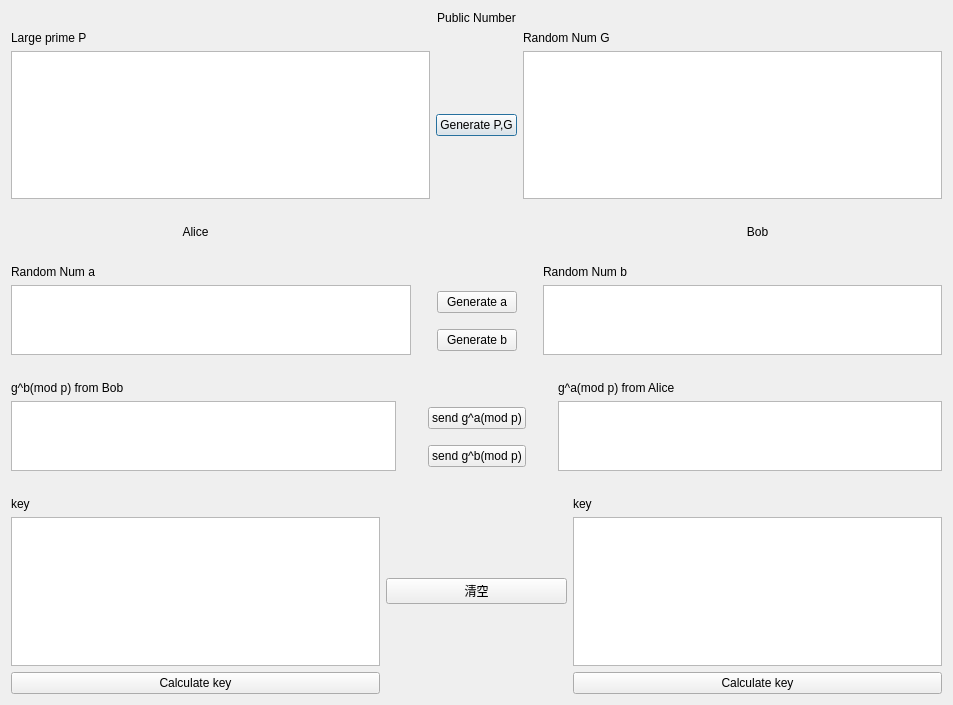
<?xml version="1.0" encoding="UTF-8"?>
<ui version="4.0">
 <class>Dialog</class>
 <widget class="QDialog" name="Dialog">
  <property name="geometry">
   <rect>
    <x>0</x>
    <y>0</y>
    <width>953</width>
    <height>705</height>
   </rect>
  </property>
  <property name="windowTitle">
   <string>Dialog</string>
  </property>
  <layout class="QGridLayout" name="gridLayout_5">
   <item row="0" column="0">
    <layout class="QGridLayout" name="gridLayout_4">
     <item row="7" column="3">
      <widget class="QLabel" name="label_11">
       <property name="text">
        <string>key</string>
       </property>
      </widget>
     </item>
     <item row="1" column="0" colspan="5">
      <layout class="QGridLayout" name="gridLayout">
       <item row="0" column="0">
        <widget class="QLabel" name="label_3">
         <property name="text">
          <string>Large prime P</string>
         </property>
        </widget>
       </item>
       <item row="0" column="2">
        <widget class="QLabel" name="label_4">
         <property name="text">
          <string>Random Num G</string>
         </property>
        </widget>
       </item>
       <item row="1" column="0">
        <widget class="QPlainTextEdit" name="largeP_text">
         <property name="readOnly">
          <bool>true</bool>
         </property>
         <property name="plainText">
          <string/>
         </property>
        </widget>
       </item>
       <item row="1" column="1">
        <widget class="QPushButton" name="gen_PG_buttom">
         <property name="text">
          <string>Generate P,G</string>
         </property>
        </widget>
       </item>
       <item row="1" column="2">
        <widget class="QPlainTextEdit" name="randG_text">
         <property name="readOnly">
          <bool>true</bool>
         </property>
         <property name="plainText">
          <string/>
         </property>
        </widget>
       </item>
       <item row="2" column="0" colspan="3">
        <spacer name="horizontalSpacer_4">
         <property name="orientation">
          <enum>Qt::Horizontal</enum>
         </property>
         <property name="sizeHint" stdset="0">
          <size>
           <width>40</width>
           <height>20</height>
          </size>
         </property>
        </spacer>
       </item>
      </layout>
     </item>
     <item row="2" column="0" colspan="2">
      <widget class="QLabel" name="label">
       <property name="text">
        <string>Alice</string>
       </property>
       <property name="alignment">
        <set>Qt::AlignCenter</set>
       </property>
      </widget>
     </item>
     <item row="0" column="2">
      <widget class="QLabel" name="label_6">
       <property name="text">
        <string>Public Number</string>
       </property>
       <property name="alignment">
        <set>Qt::AlignCenter</set>
       </property>
      </widget>
     </item>
     <item row="2" column="3" colspan="2">
      <widget class="QLabel" name="label_2">
       <property name="text">
        <string>Bob</string>
       </property>
       <property name="alignment">
        <set>Qt::AlignCenter</set>
       </property>
      </widget>
     </item>
     <item row="8" column="3" colspan="2">
      <widget class="QPlainTextEdit" name="bKeyTextEdit">
       <property name="readOnly">
        <bool>true</bool>
       </property>
       <property name="plainText">
        <string/>
       </property>
      </widget>
     </item>
     <item row="7" column="0">
      <widget class="QLabel" name="label_10">
       <property name="text">
        <string>key</string>
       </property>
      </widget>
     </item>
     <item row="5" column="0" colspan="5">
      <spacer name="horizontalSpacer_2">
       <property name="orientation">
        <enum>Qt::Horizontal</enum>
       </property>
       <property name="sizeHint" stdset="0">
        <size>
         <width>40</width>
         <height>20</height>
        </size>
       </property>
      </spacer>
     </item>
     <item row="4" column="0" colspan="5">
      <layout class="QGridLayout" name="gridLayout_2">
       <item row="0" column="4">
        <widget class="QLabel" name="label_7">
         <property name="text">
          <string>Random Num b</string>
         </property>
        </widget>
       </item>
       <item row="0" column="0">
        <widget class="QLabel" name="label_5">
         <property name="text">
          <string>Random Num a</string>
         </property>
        </widget>
       </item>
       <item row="2" column="3" rowspan="2">
        <spacer name="verticalSpacer_2">
         <property name="orientation">
          <enum>Qt::Vertical</enum>
         </property>
         <property name="sizeHint" stdset="0">
          <size>
           <width>20</width>
           <height>40</height>
          </size>
         </property>
        </spacer>
       </item>
       <item row="2" column="1" rowspan="2">
        <spacer name="verticalSpacer">
         <property name="orientation">
          <enum>Qt::Vertical</enum>
         </property>
         <property name="sizeHint" stdset="0">
          <size>
           <width>20</width>
           <height>40</height>
          </size>
         </property>
        </spacer>
       </item>
       <item row="3" column="2">
        <widget class="QPushButton" name="gen_B_button">
         <property name="text">
          <string>Generate b</string>
         </property>
        </widget>
       </item>
       <item row="2" column="2">
        <widget class="QPushButton" name="gen_A_buttom">
         <property name="text">
          <string>Generate a</string>
         </property>
        </widget>
       </item>
       <item row="2" column="4" rowspan="2">
        <widget class="QPlainTextEdit" name="randB">
         <property name="readOnly">
          <bool>true</bool>
         </property>
         <property name="plainText">
          <string/>
         </property>
        </widget>
       </item>
       <item row="2" column="0" rowspan="2">
        <widget class="QPlainTextEdit" name="randA">
         <property name="readOnly">
          <bool>true</bool>
         </property>
         <property name="plainText">
          <string/>
         </property>
        </widget>
       </item>
      </layout>
     </item>
     <item row="6" column="0" colspan="5">
      <layout class="QGridLayout" name="gridLayout_3">
       <item row="1" column="1" rowspan="2">
        <spacer name="verticalSpacer_3">
         <property name="orientation">
          <enum>Qt::Vertical</enum>
         </property>
         <property name="sizeHint" stdset="0">
          <size>
           <width>20</width>
           <height>40</height>
          </size>
         </property>
        </spacer>
       </item>
       <item row="1" column="2">
        <widget class="QPushButton" name="snedGAButton">
         <property name="text">
          <string>send g^a(mod p)</string>
         </property>
        </widget>
       </item>
       <item row="1" column="4" rowspan="2">
        <widget class="QPlainTextEdit" name="GATextEdit">
         <property name="readOnly">
          <bool>true</bool>
         </property>
         <property name="plainText">
          <string/>
         </property>
        </widget>
       </item>
       <item row="1" column="3" rowspan="2">
        <spacer name="verticalSpacer_4">
         <property name="orientation">
          <enum>Qt::Vertical</enum>
         </property>
         <property name="sizeHint" stdset="0">
          <size>
           <width>20</width>
           <height>40</height>
          </size>
         </property>
        </spacer>
       </item>
       <item row="2" column="2">
        <widget class="QPushButton" name="sendGBButton">
         <property name="text">
          <string>send g^b(mod p)</string>
         </property>
        </widget>
       </item>
       <item row="1" column="0" rowspan="2">
        <widget class="QPlainTextEdit" name="GBTextEdit">
         <property name="readOnly">
          <bool>true</bool>
         </property>
         <property name="plainText">
          <string/>
         </property>
        </widget>
       </item>
       <item row="0" column="4">
        <widget class="QLabel" name="label_9">
         <property name="text">
          <string>g^a(mod p) from Alice</string>
         </property>
        </widget>
       </item>
       <item row="0" column="0">
        <widget class="QLabel" name="label_8">
         <property name="text">
          <string>g^b(mod p) from Bob</string>
         </property>
        </widget>
       </item>
       <item row="3" column="0" colspan="5">
        <spacer name="horizontalSpacer_3">
         <property name="orientation">
          <enum>Qt::Horizontal</enum>
         </property>
         <property name="sizeHint" stdset="0">
          <size>
           <width>40</width>
           <height>20</height>
          </size>
         </property>
        </spacer>
       </item>
      </layout>
     </item>
     <item row="8" column="0" colspan="2">
      <widget class="QPlainTextEdit" name="aKeyTextEdit">
       <property name="readOnly">
        <bool>true</bool>
       </property>
       <property name="plainText">
        <string/>
       </property>
      </widget>
     </item>
     <item row="9" column="0" colspan="2">
      <widget class="QPushButton" name="calAKButton">
       <property name="text">
        <string>Calculate key</string>
       </property>
      </widget>
     </item>
     <item row="9" column="3" colspan="2">
      <widget class="QPushButton" name="calBKButton">
       <property name="text">
        <string>Calculate key</string>
       </property>
      </widget>
     </item>
     <item row="3" column="0" colspan="5">
      <spacer name="horizontalSpacer">
       <property name="orientation">
        <enum>Qt::Horizontal</enum>
       </property>
       <property name="sizeHint" stdset="0">
        <size>
         <width>40</width>
         <height>20</height>
        </size>
       </property>
      </spacer>
     </item>
     <item row="8" column="2">
      <widget class="QPushButton" name="pushButton">
       <property name="text">
        <string>清空</string>
       </property>
      </widget>
     </item>
    </layout>
   </item>
  </layout>
 </widget>
 <resources/>
 <connections/>
</ui>
